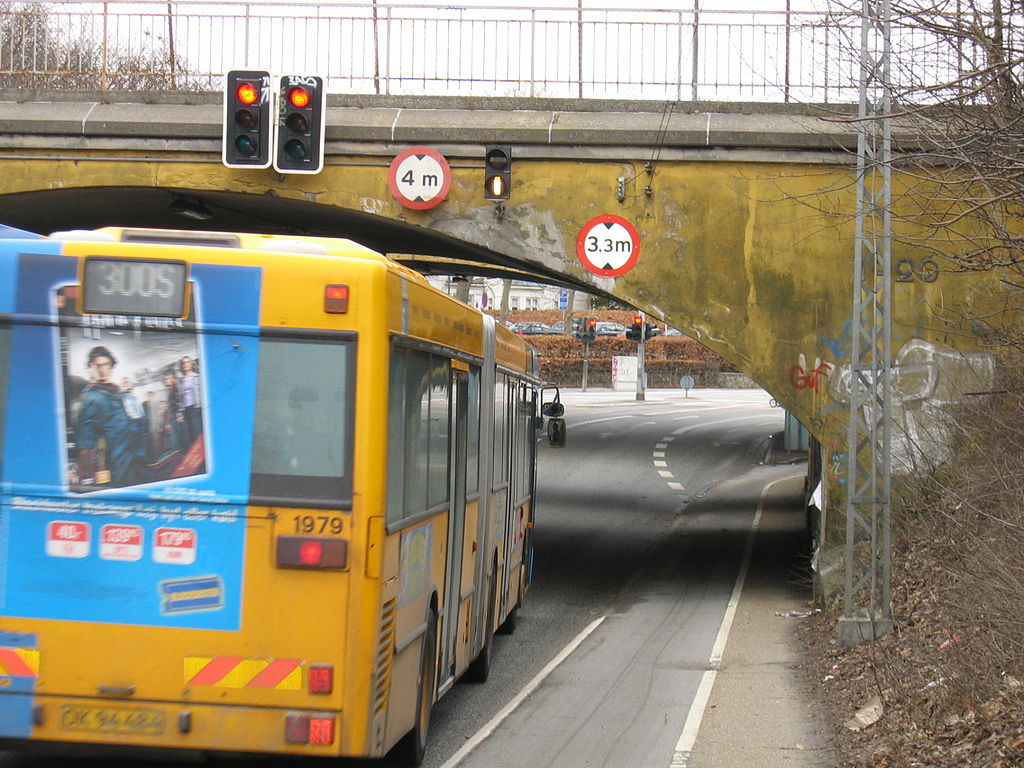
//> input picture TrafficLightDetection/demo.jpg, 1024 x 768 px
$ ./main   (built with g++ and OpenCV 4)
//> lines starting //> are read from the running program, lines starting //| are printed output that depends on the picture; after the words box and inside, x2 and y2 are one past the last pixel; in counts of white or black regions, pixels touching at a corner belong together
### TrafficLightDetection/SubRegion.h
#ifndef SUB_REGION_H_
#define SUB_REGION_H_

#include<string>
#include<vector>

#include<opencv2/core/core.hpp>
#include<opencv2/imgproc/imgproc.hpp>
#include<opencv2/highgui/highgui.hpp>


using namespace cv;
using std::string;
using std::vector;


class SubRegion
{
public:
	string Tag;
	string Shape;

	Rect BoundingBox;
	Point2f Centroid;//在整幅图像的位置

	Mat BinaryImage;
	Mat ColorImage;

	//test expand sub-region
	Rect ExpandBoundingBox;
	Point2f ExpandCentroid;//在Expand图中的位置
	Mat ExpandBinaryImage;
	Mat ExpandColorImage;
	Mat ExpandGrayImage;
	vector<Point> approxCurve;
	bool isSquare;

	vector<Point> TrafficLight;

public:
	SubRegion();
	SubRegion(Rect BoundingBoxPara, string TagPara,unsigned int AreaPara,Mat & SupBinaryImage,Mat &SupColorImage);
	void findSquareArea(uchar GrayThreshhold);
	~SubRegion();

private:

	void imFillHoles(Mat &Image);
	void my_dilate_erode(bool isdilate, unsigned int  dilation_size, int Type_MORPH, Mat & BinaryImage);
	void NomalizeMat(Mat & Matrix);
};


#endif

### TrafficLightDetection/ImageSet.h
#ifndef IMAGE_SET_H_
#define IMAGE_SET_H_

#include<string>
#include<vector>

#include<opencv2/core/core.hpp>
#include<opencv2/imgproc/imgproc.hpp>
#include<opencv2/highgui/highgui.hpp>

#include"SubRegion.h"

using namespace cv;
using std::string;
using std::vector;


class ImageSet
{
	//原始图像
	Mat SourceImage;
	Mat LabImage;
	Mat LChannel;
	Mat aChannel;
	Mat bChannel;

	//变换后的图像
	Mat RedImage;
	Mat GreenImage;

	vector<SubRegion *> SubRegions;


public:
	Mat HandledImage;
	ImageSet(Mat & SourceImage);
	~ImageSet();

private:
	void imFillHoles(Mat &Image);
	bool isCreateSubRegion(vector<Point> & contour,const Rect & Re, Mat & BinaryImage, double &Area, float SideRateThreshold, unsigned int PointNumThreshold, unsigned int PointNumMaxThreshold);
	void addLightnessFactor(Mat & BinaryImage, Mat &LChannel, uchar LightnessThreshold);
	void NomalizeMat(Mat & mat);
	void my_dilate_erode(bool isdilate, unsigned int  dilation_size, int Type_MORPH, Mat & BinaryImage);
};


#endif

### TrafficLightDetection/SubRegion.cpp
#include"SubRegion.h"

extern int indexAll;

// [16 lines left out: functions num2string, SubRegion, not called in this run]

SubRegion::SubRegion(Rect BoundingBoxPara, string TagPara, unsigned int AreaPara, Mat & SupBinaryImage, Mat &SupColorImage)
{


	unsigned int Rows = SupBinaryImage.rows;
	unsigned int Cols = SupBinaryImage.cols;

	unsigned int Rx = BoundingBoxPara.x;
	unsigned int Ry = BoundingBoxPara.y;
	unsigned int Rheight = BoundingBoxPara.height;
	unsigned int Rwidth = BoundingBoxPara.width;
	Tag = TagPara;
	Shape = "unknown";
	BoundingBox = BoundingBoxPara;


	BinaryImage = Mat(Rheight, Rwidth, CV_8UC1);
	ColorImage = Mat(Rheight, Rwidth, CV_8UC3);

	for (unsigned int r = Ry; r < Ry + Rheight; r++)
	for (unsigned int c = Rx; c < Rx + Rwidth; c++)
	{
		BinaryImage.at<uchar>(r - Ry, c - Rx) = SupBinaryImage.at<uchar>(r, c);
		ColorImage.at<Vec3b>(r - Ry, c - Rx)[0] = SupColorImage.at<Vec3b>(r, c)[0];
		ColorImage.at<Vec3b>(r - Ry, c - Rx)[1] = SupColorImage.at<Vec3b>(r, c)[1];
		ColorImage.at<Vec3b>(r - Ry, c - Rx)[2] = SupColorImage.at<Vec3b>(r, c)[2];
	}

	//计算质心

	Moments Moment = moments(BinaryImage, true);

	Centroid = Point2f(Moment.m10 / Moment.m00 + Rx, Moment.m01 / Moment.m00 + Ry);


	//test get expand images

	unsigned int ExpandRate = 5;

	int ExRx = Rx - ExpandRate * (Rwidth);
	int ExRy = Ry - ExpandRate * (Rheight);
	int ExRwidth = (2 * ExpandRate + 1) * Rwidth;
	int ExRheight = (2 * ExpandRate + 1) * Rheight;


	//check variable index
	if (ExRx < 0) ExRx = 0;
	if (ExRy < 0) ExRy = 0;
	if (ExRx + ExRwidth >= Cols) ExRwidth = Cols - ExRx - 1;
	if (ExRy + ExRheight >= Rows) ExRheight = Rows - ExRy - 1;

	ExpandBoundingBox = Rect(ExRx, ExRy, ExRwidth, ExRheight);
	ExpandCentroid = Point2f(Moment.m10 / Moment.m00 + ExpandRate * (Rwidth), Moment.m01 / Moment.m00 + ExpandRate * (Rheight));

	ExpandBinaryImage = Mat(ExRheight, ExRwidth, CV_8UC1);
	ExpandColorImage = Mat(ExRheight, ExRwidth, CV_8UC3);

	for (unsigned int r = ExRy; r < ExRy + ExRheight; r++)
	for (unsigned int c = ExRx; c < ExRx + ExRwidth; c++)
	{
		ExpandBinaryImage.at<uchar>(r - ExRy, c - ExRx) = SupBinaryImage.at<uchar>(r, c);
		ExpandColorImage.at<Vec3b>(r - ExRy, c - ExRx)[0] = SupColorImage.at<Vec3b>(r, c)[0];
		ExpandColorImage.at<Vec3b>(r - ExRy, c - ExRx)[1] = SupColorImage.at<Vec3b>(r, c)[1];
		ExpandColorImage.at<Vec3b>(r - ExRy, c - ExRx)[2] = SupColorImage.at<Vec3b>(r, c)[2];
	}

	findSquareArea(85);

}


void SubRegion::findSquareArea(uchar GrayThreshhold)
{
	//最新想法：
	//仅仅寻找点的重心在的contour

	isSquare = false;
	cvtColor(ExpandColorImage, ExpandGrayImage, CV_BGR2GRAY);
	NomalizeMat(ExpandGrayImage);
	unsigned int Rows = ExpandGrayImage.rows;
	unsigned int Cols = ExpandGrayImage.cols;


	for (int r = 0; r < Rows; r++)
	{
		uchar * ptr = ExpandGrayImage.ptr<uchar>(r);
		for (int c = 0; c < Cols; c++)
		{
			uchar val = ptr[c];
			if (val < GrayThreshhold)
				ptr[c] = 255;
			else
				ptr[c] = 0;
		}
	}

	//修饰ExpandGrayImage 先补全洞  在腐蚀  再膨胀

	my_dilate_erode(true, 1, MORPH_ELLIPSE, ExpandGrayImage);
	imFillHoles(ExpandGrayImage);
	my_dilate_erode(false, 2, MORPH_ELLIPSE, ExpandGrayImage);
	my_dilate_erode(true, 1, MORPH_ELLIPSE, ExpandGrayImage);


	//debug
	//Mat ExpandTestColor;
	//cvtColor(ExpandGrayImage, ExpandTestColor, CV_GRAY2BGR);
	//circle(ExpandTestColor, ExpandCentroid, 2, Scalar(0, 0, 255));

	//首先检测
	vector<vector<Point>> contours;
	Mat toFindContours = ExpandGrayImage.clone();
	findContours(toFindContours, contours, CV_RETR_EXTERNAL, CV_CHAIN_APPROX_SIMPLE);

	//检测是不是
	for (unsigned int i = 0; i < contours.size(); i++)
	{
		//approxPolyDP(contours[i], approxCurve, 0.5, true);

		//检测是否出现了 质心在某连通域中
		if (pointPolygonTest(contours[i], ExpandCentroid, false) >= 0)
		{
			//提取连通域
			Mat TargetRegion = ExpandGrayImage.clone();
			for (int r = 0; r < Rows; r++)
			{
				uchar * ptr = TargetRegion.ptr<uchar>(r);
				for (int c = 0; c < Cols; c++)
				{
					Point2f NowPoint = Point(c, r);
					if (pointPolygonTest(contours[i], NowPoint, false) < 0)
						ptr[c] = 0;
				}
			}


			//提取出了框 ，检测是不是四边形
			vector<vector<Point>> SubContours;
			//vector<Point> TrafficLight;

			//!!!!!!!!!!!!!!!!!!!!!!!!处理TargetRegion 需要增加算法
			//my_dilate_erode(false, 2, MORPH_RECT, TargetRegion);
			//my_dilate_erode(true, 2, MORPH_RECT, TargetRegion);
			Mat  ColorTest;
			cvtColor(TargetRegion, ColorTest, CV_GRAY2BGR);
			findContours(TargetRegion, SubContours, CV_RETR_EXTERNAL, CV_CHAIN_APPROX_SIMPLE);

			approxPolyDP(SubContours[0], TrafficLight, 20, true);
			if (TrafficLight.size() == 4 && isContourConvex(TrafficLight))
			{
				//是个矩形
				isSquare = true;

			}
			break;


		}
	}

	//修正坐标至全图
	for (int i = 0; i < TrafficLight.size(); i++)
	{
		TrafficLight[i].x = TrafficLight[i].x + ExpandBoundingBox.x;
		TrafficLight[i].y = TrafficLight[i].y + ExpandBoundingBox.y;
	}

}


void SubRegion::imFillHoles(Mat &Image)
{
	// detect external contours
	vector<vector<Point>> contours;
	vector<Vec4i> hierarchy;
	findContours(Image, contours, hierarchy, CV_RETR_EXTERNAL, CV_CHAIN_APPROX_SIMPLE);

	// fill external contours
	//
	if (!contours.empty() && !hierarchy.empty())
	{
		for (int idx = 0; idx < contours.size(); idx++)
		{
			drawContours(Image, contours, idx, Scalar::all(255), CV_FILLED, 8);
		}
	}
}


void SubRegion::my_dilate_erode(bool isdilate, unsigned int  dilation_size, int Type_MORPH, Mat & BinaryImage)
{
	Mat element = getStructuringElement(Type_MORPH,
		Size(2 * dilation_size + 1, 2 * dilation_size + 1),
		Point(dilation_size, dilation_size));
	if (isdilate)
	{
		dilate(BinaryImage, BinaryImage, element);
	}
	else
	{
		erode(BinaryImage, BinaryImage, element);
	}

}

void SubRegion::NomalizeMat(Mat & Matrix)
{
	uchar MaxVal = 0;
	uchar MinVal = 255;
	unsigned int Rows = Matrix.rows;
	unsigned int Cols = Matrix.cols;
	for (unsigned int r = 0; r < Rows; r++)
	{
		uchar *PtrM = Matrix.ptr<uchar>(r);
		for (unsigned int c = 0; c < Cols; c++)
		{
			uchar Val = PtrM[c];
			if (Val < MinVal)
				MinVal = Val;
			if (Val>MaxVal)
				MaxVal = Val;
		}
	}
	uchar DiVal = MaxVal - MinVal;
	for (unsigned int r = 0; r < Rows; r++)
	{
		uchar *PtrM = Matrix.ptr<uchar>(r);
		for (unsigned int c = 0; c < Cols; c++)
		{
			PtrM[c] = uchar(255.0*(PtrM[c] - MinVal) / DiVal);
		}
	}


}


SubRegion::~SubRegion()
{
}

### TrafficLightDetection/ImageSet.cpp
#include"ImageSet.h"


Point2f calc_k_b(Point2f & p1, Point2f & p2);
bool judge_point_locate(Point2f &point, Point2f & kb);


ImageSet::ImageSet(Mat & SourceImage)
{

	//calculate parameter  x->a   y->b
	Point2f Red1 = Point2f(100, 255);
	Point2f Red2 = Point2f(200, 0);
	Point2f Green1 = Point2f(100, 255);
	Point2f Green2 = Point2f(20, 0);

	Point2f RedParameter_kb = calc_k_b(Red1, Red2);
	Point2f GreenParameter_kb = calc_k_b(Green1, Green2);


	//parameter
	uchar LightnessThreshold = 120;
	float SideRateThreshold = 1.5;
	unsigned int  PointNumMinThreshold = 15;
	unsigned int PointNumMaxThreshold = 3000;


	//转换到LAB颜色空间
	cvtColor(SourceImage, LabImage, CV_BGR2Lab);

	unsigned int Rows = SourceImage.rows;
	unsigned int Cols = SourceImage.cols;
	unsigned int Width = Cols*SourceImage.channels();

	//分解到L、a、b三个通道
	LChannel = Mat(Rows, Cols, CV_8UC1);
	aChannel = Mat(Rows, Cols, CV_8UC1);
	bChannel = Mat(Rows, Cols, CV_8UC1);
	RedImage = Mat(Rows, Cols, CV_8UC1);
	GreenImage = Mat(Rows, Cols, CV_8UC1);

	for (unsigned int r = 0; r < Rows; r++)
	{
		uchar *PtrLab = LabImage.ptr<uchar>(r);
		uchar *PtrL = LChannel.ptr<uchar>(r);
		uchar *Ptra = aChannel.ptr<uchar>(r);
		uchar *Ptrb = bChannel.ptr<uchar>(r);
		uchar *PtrRed = RedImage.ptr<uchar>(r);
		uchar *PtrGreen = GreenImage.ptr<uchar>(r);
		for (unsigned int w = 0, c = 0; w < Width; w += 3, c++)
		{
			uchar aVal = PtrLab[w + 1];
			uchar bVal = PtrLab[w + 2];
			PtrL[c] = PtrLab[w];
			Ptra[c] = aVal;
			Ptrb[c] = bVal;

			//判断红色区域
			Point2f abVal = Point2f(float(aVal), float(bVal));
			if (judge_point_locate(abVal, RedParameter_kb))
				PtrRed[c] = 255;
			else
				PtrRed[c] = 0;


			//判断绿色区域
			if (judge_point_locate(abVal, GreenParameter_kb))
				PtrGreen[c] = 255;
			else
				PtrGreen[c] = 0;
		}

	}


	//亮度归一化
	NomalizeMat(LChannel);


	//首先处理红色
	my_dilate_erode(true, 3, MORPH_ELLIPSE, RedImage);
	imwrite("red_1.jpg", RedImage);
	imFillHoles(RedImage);
	imwrite("red_2.jpg", RedImage);
	my_dilate_erode(false, 6, MORPH_ELLIPSE, RedImage);
	imwrite("red_3.jpg", RedImage);
	my_dilate_erode(true, 3, MORPH_ELLIPSE, RedImage);
	imwrite("red_4.jpg", RedImage);


	addLightnessFactor(RedImage, LChannel, LightnessThreshold);

	//debug
	imwrite("red_L.jpg", RedImage);


	Mat CloneRedRegion;
	RedImage.copyTo(CloneRedRegion);
	vector<vector<Point>> RedContours;
	findContours(CloneRedRegion, RedContours, CV_RETR_EXTERNAL, CV_CHAIN_APPROX_NONE);

	for (int c = 0; c < RedContours.size(); c++)
	{
		Rect Re = boundingRect(Mat(RedContours[c]));
		double Area;
		//判断是否生成子区域
		if (isCreateSubRegion(RedContours[c], Re,RedImage, Area, SideRateThreshold, PointNumMinThreshold, PointNumMaxThreshold))
		{
			SubRegion *NewSrp = new SubRegion(Re, "red", Area, RedImage, SourceImage);
			SubRegions.push_back(NewSrp);


		}
	}

	//然后首先处理绿色
	my_dilate_erode(true, 3, MORPH_ELLIPSE, GreenImage);
	imFillHoles(RedImage);
	my_dilate_erode(false, 6, MORPH_ELLIPSE, GreenImage);
	my_dilate_erode(true, 3, MORPH_ELLIPSE, GreenImage);
	addLightnessFactor(GreenImage, LChannel, LightnessThreshold);
	Mat CloneGreenRegion;
	GreenImage.copyTo(CloneGreenRegion);
	vector<vector<Point>> GreenContours;
	findContours(CloneGreenRegion, GreenContours, CV_RETR_EXTERNAL, CV_CHAIN_APPROX_NONE);

	for (int c = 0; c < GreenContours.size(); c++)
	{
		Rect Re = boundingRect(Mat(GreenContours[c]));
		double Area;
		//判断是否生成子区域
		if (isCreateSubRegion(GreenContours[c], Re, GreenImage, Area, SideRateThreshold, PointNumMinThreshold, PointNumMaxThreshold))
		{
			SubRegion *NewSrp = new SubRegion(Re, "green", Area, GreenImage, SourceImage);
			SubRegions.push_back(NewSrp);
		}
	}


	//debug result
	SourceImage.copyTo(HandledImage);
	for (int i = 0; i < SubRegions.size(); i++)
	{
		if (SubRegions[i]->isSquare)
		{
			if (SubRegions[i]->Tag == "red")
			{
				polylines(HandledImage, SubRegions[i]->TrafficLight, true, Scalar(0, 0, 255), 3);
				putText(HandledImage, "Red", Point(int(SubRegions[i]->Centroid.x), int(SubRegions[i]->Centroid.y)), FONT_HERSHEY_PLAIN, 1, Scalar(0, 0, 255));
			}
			else if (SubRegions[i]->Tag == "green")
			{
				polylines(HandledImage, SubRegions[i]->TrafficLight, true, Scalar(0, 255, 0), 3);
				putText(HandledImage, "Green", Point(int(SubRegions[i]->Centroid.x), int(SubRegions[i]->Centroid.y)), FONT_HERSHEY_SIMPLEX, 1, Scalar(0, 255, 0));
			}

		}
	}


}


void ImageSet::imFillHoles(Mat &Image)
{
	// detect external contours
	vector<vector<Point>> contours;
	vector<Vec4i> hierarchy;
	findContours(Image, contours, hierarchy, CV_RETR_EXTERNAL, CV_CHAIN_APPROX_SIMPLE);

	// fill external contours
	//
	if (!contours.empty() && !hierarchy.empty())
	{
		for (int idx = 0; idx < contours.size(); idx++)
		{
			drawContours(Image, contours, idx, Scalar::all(255), CV_FILLED, 8);
		}
	}
}


bool ImageSet::isCreateSubRegion(vector<Point> & contour,const Rect & Re, Mat & BinaryImage, double &Area, float SideRateThreshold, unsigned int PointNumMinThreshold, unsigned int PointNumMaxThreshold)
{
	Area = 0;
	unsigned int Rx = Re.x;
	unsigned int Ry = Re.y;
	unsigned int Rheight = Re.height;
	unsigned int Rwidth = Re.width;

	//判断长边比短边
	float SideRate;
	if (Rheight > Rwidth)
		SideRate = 1.0*Rheight / Rwidth;
	else
		SideRate = 1.0*Rwidth / Rheight;

	if (SideRate > SideRateThreshold)
	{
		return false;
	}
	else
	{
		//计算面积
		Area = contourArea(contour, false);
		if (Area<PointNumMinThreshold || Area>PointNumMaxThreshold)
			return false;
		else
			return true;
	}


}


void ImageSet::addLightnessFactor(Mat & BinaryImage, Mat &LChannel,uchar LightnessThreshold)
{
	unsigned int Rows = BinaryImage.rows;
	unsigned int Cols = BinaryImage.cols;
	for (unsigned int r = 0; r < Rows; r++)
	{
		uchar *PtrBI = BinaryImage.ptr<uchar>(r);
		uchar *PtrL = LChannel.ptr<uchar>(r);
		for (unsigned int c = 0; c < Cols; c++)
		if (PtrL[c] < LightnessThreshold)
			PtrBI[c] = 0;
	}
}


void ImageSet::NomalizeMat(Mat & Matrix)
{
	uchar MaxVal = 0;
	uchar MinVal = 255;
	unsigned int Rows = Matrix.rows;
	unsigned int Cols = Matrix.cols;
	for (unsigned int r = 0; r < Rows; r++)
	{
		uchar *PtrM = Matrix.ptr<uchar>(r);
		for (unsigned int c = 0; c < Cols; c++)
		{
			uchar Val = PtrM[c];
			if (Val < MinVal)
				MinVal = Val;
			if (Val>MaxVal)
				MaxVal = Val;
		}
	}
	uchar DiVal = MaxVal - MinVal;
	for (unsigned int r = 0; r < Rows; r++)
	{
		uchar *PtrM = Matrix.ptr<uchar>(r);
		for (unsigned int c = 0; c < Cols; c++)
		{
			PtrM[c] = uchar(255.0*(PtrM[c] - MinVal) / DiVal);
		}
	}


}


//根据两点算斜率
Point2f calc_k_b(Point2f & p1, Point2f & p2)
{
	float k = (p1.y - p2.y) / (p1.x - p2.x);
	float a = p1.y - p1.x*k;
	return Point2f(k, a);

}


bool judge_point_locate(Point2f &point, Point2f & kb)
{
	if (point.y - kb.x*point.x > kb.y)
		return true;
	else
		return false;
}

void ImageSet::my_dilate_erode(bool isdilate, unsigned int  dilation_size, int Type_MORPH, Mat & BinaryImage)
{
	Mat element = getStructuringElement(Type_MORPH,
		Size(2 * dilation_size + 1, 2 * dilation_size + 1),
		Point(dilation_size, dilation_size));
	if (isdilate)
	{
		dilate(BinaryImage, BinaryImage, element);
	}
	else
	{
		erode(BinaryImage, BinaryImage, element);
	}

}

ImageSet::~ImageSet()
{

}

### TrafficLightDetection/main.cpp
#include<iostream>
#include<string>
#include<vector>

#include<opencv2/core/core.hpp>
#include<opencv2/imgproc/imgproc.hpp>
#include<opencv2/highgui/highgui.hpp>

#include"ImageSet.h"
#include"SubRegion.h"

using namespace cv;
using std::string;
using std::vector;
using std::endl;
using std::cout;

int indexAll = 0;

int main()
{
	if (true)
	{
		string FileName = "demo.jpg"; //"E:/DIP/tl/4.jpg";
		Mat Frame=imread(FileName);
//> Frame is the input picture: 768 rows x 1024 cols, CV_8UC3; mean B, G, R 117.2, 135, 142.4
		ImageSet * is = new ImageSet(Frame);
//> after the loop in ImageSet, `for (unsigned int r = 0; r < Rows; r++)`:
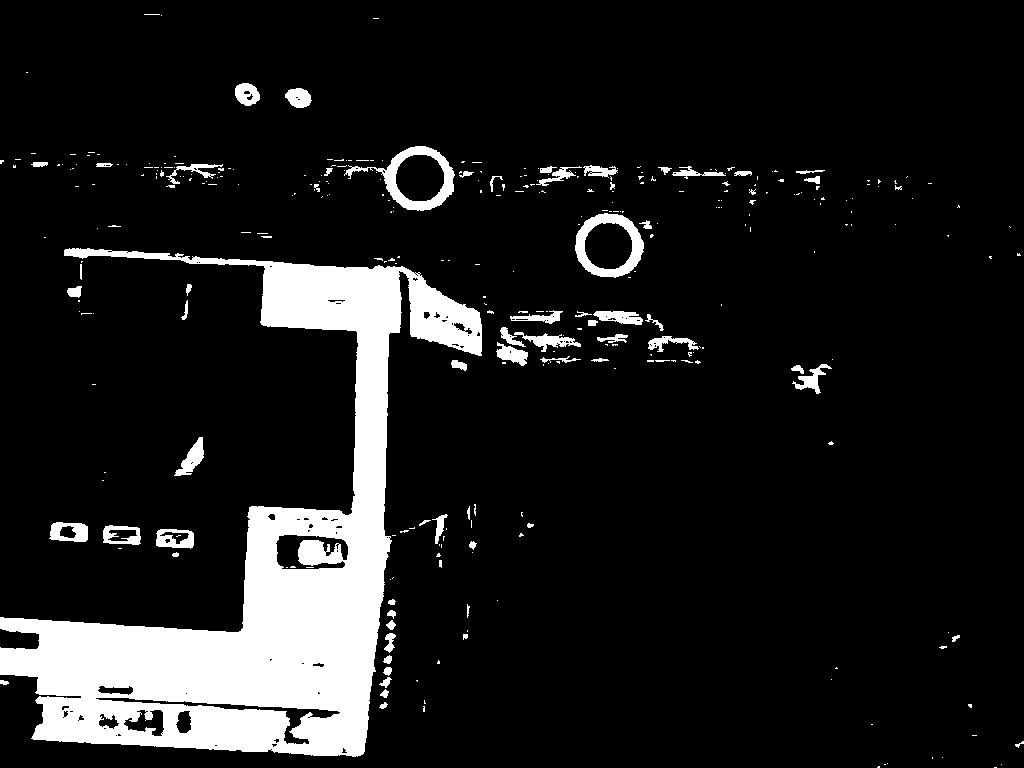
//> RedImage: 768 rows x 1024 cols, CV_8UC1; 11.2% white; 330 white regions (259 under 20 px), largest, box (x1, y1, x2, y2) and area: (0, 248, 482, 757) 74228, (344, 146, 455, 211) 1873, (575, 213, 644, 278) 1716
//> the loop in NomalizeMat, `for (unsigned int r = 0; r < Rows; r++)` made 768 passes
//> MinVal on passes 1 to 3: 78, 46, 46
//> after the loop in NomalizeMat, `for (unsigned int r = 0; r < Rows; r++)`: MinVal = 0; MaxVal = 255
//> in imFillHoles, `findContours(Image, contours, hierarchy, CV_RETR_EXTERNAL, CV_CHAIN_AP..`: contours = 114 contours; largest, box (x1, y1, x2, y2) and area: (0, 245, 485, 760) 88398, (307, 143, 485, 216) 5687, (572, 207, 661, 281) 4468, (572, 308, 707, 367) 2896, (493, 324, 584, 369) 2489
//> the loop in imFillHoles, `for (int idx = 0; idx < contours.size(); idx++)` made 114 passes
//> after the loop in addLightnessFactor, `for (unsigned int r = 0; r < Rows; r++)`:
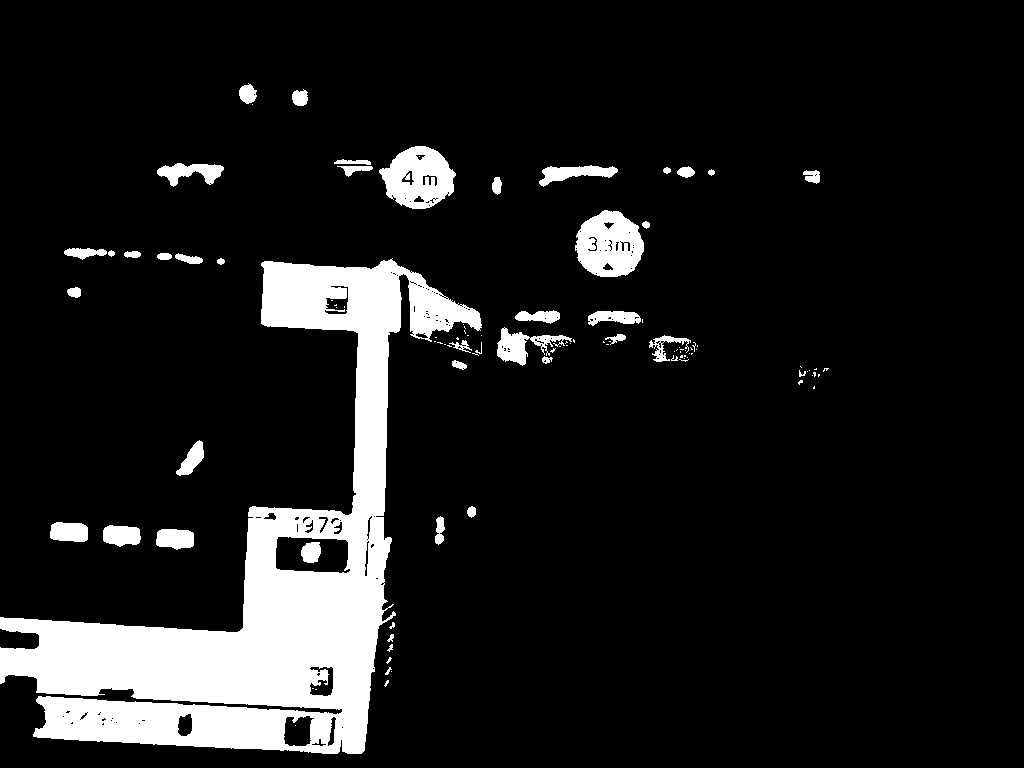
//> BinaryImage: 768 rows x 1024 cols, CV_8UC1; 11% white; 105 white regions (61 under 20 px)
//> in ImageSet, `findContours(CloneRedRegion, RedContours, CV_RETR_EXTERNAL, CV_CHAIN_A..`: RedContours = 96 contours, 60 with area under 20; largest, box (x1, y1, x2, y2) and area: (0, 258, 482, 754) 72702, (575, 210, 644, 277) 3428, (379, 146, 456, 209) 3312, (497, 327, 572, 366) 994, (157, 163, 224, 187) 775
//> the loop in ImageSet, `for (int c = 0; c < RedContours.size(); c++)` made 96 passes
//> (Re, Rx in isCreateSubRegion, Ry in isCreateSubRegion, Rheight in isCreateSubRegion, Rwidth in isCreateSubRegion, SideRate in isCreateSubRegion) on passes 8 to 11: (Rect(156, 529, 38, 21), 156, 529, 21, 38, 1.81), (Rect(103, 525, 38, 22), 103, 525, 22, 38, 1.73), (Rect(50, 522, 38, 20), 50, 522, 20, 38, 1.9), (Rect(435, 516, 10, 29), 435, 516, 29, 10, 2.9)
//> the loop in imFillHoles (call 2), `for (int idx = 0; idx < contours.size(); idx++)` made 96 passes
//> the loop in ImageSet, `for (int i = 0; i < SubRegions.size(); i++)` made 15 passes
//> after the loop in ImageSet, `for (int i = 0; i < SubRegions.size(); i++)`:
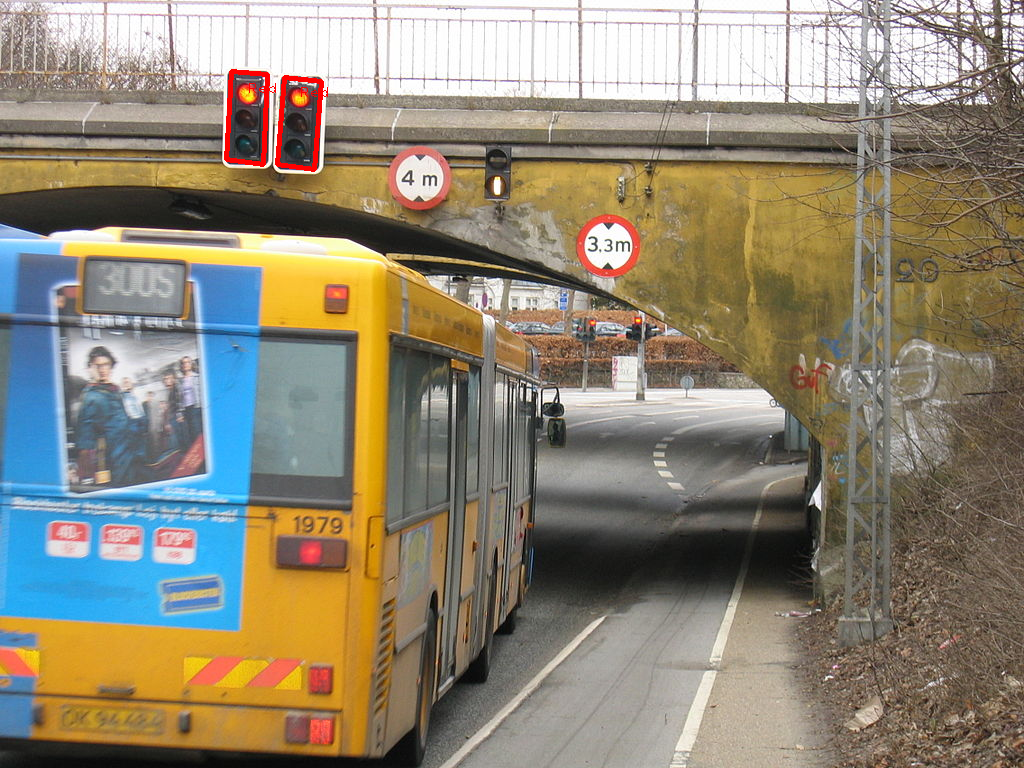
//> HandledImage: 768 rows x 1024 cols, CV_8UC3; 0.33% of pixels changed, all inside (x1, y1, x2, y2) = (224, 69, 328, 172)
		ImageSet * NowSet = new ImageSet(Frame);
//> the loop in ImageSet (call 2), `for (int c = 0; c < RedContours.size(); c++)` made 96 passes
//> the loop in ImageSet (call 2), `for (int i = 0; i < SubRegions.size(); i++)` made 15 passes
		imshow("Traffic Light Detection", NowSet->HandledImage);


		imwrite("TrafficLightDetection.jpg", NowSet->HandledImage);
		delete NowSet;
		waitKey(0);
	}
	else
	{
		VideoCapture Camera = VideoCapture(0);
		Mat Frame;
		namedWindow("Traffic Light Detection");
		while (true)
		{
			Camera >> Frame;

			ImageSet * NowSet = new ImageSet(Frame);

			imshow("Traffic Light Detection", NowSet->HandledImage);
			delete NowSet;
			waitKey(10);
		}
	}


	return 0;
}
